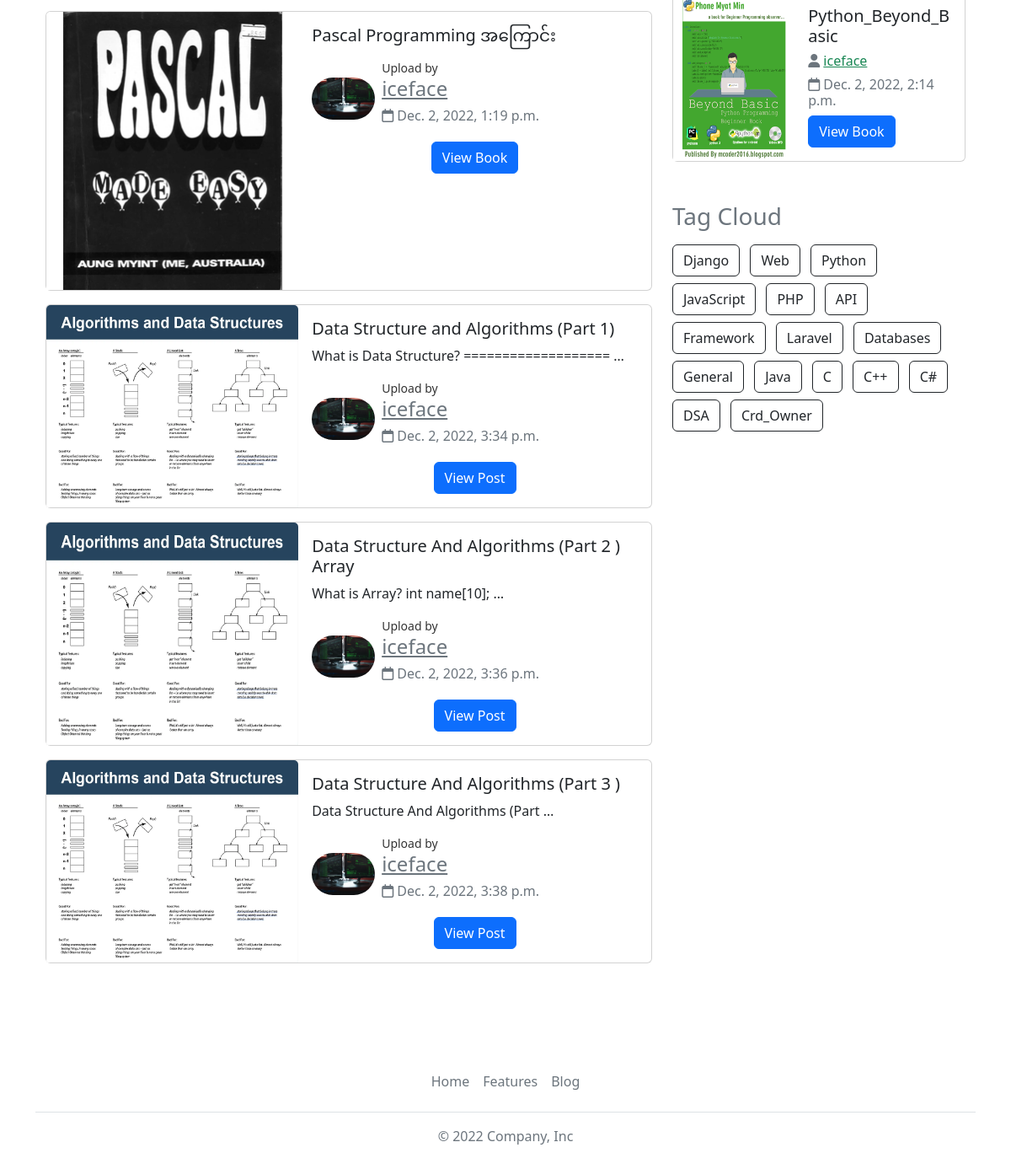
Before: /tag/General (lower part) with the older database file.
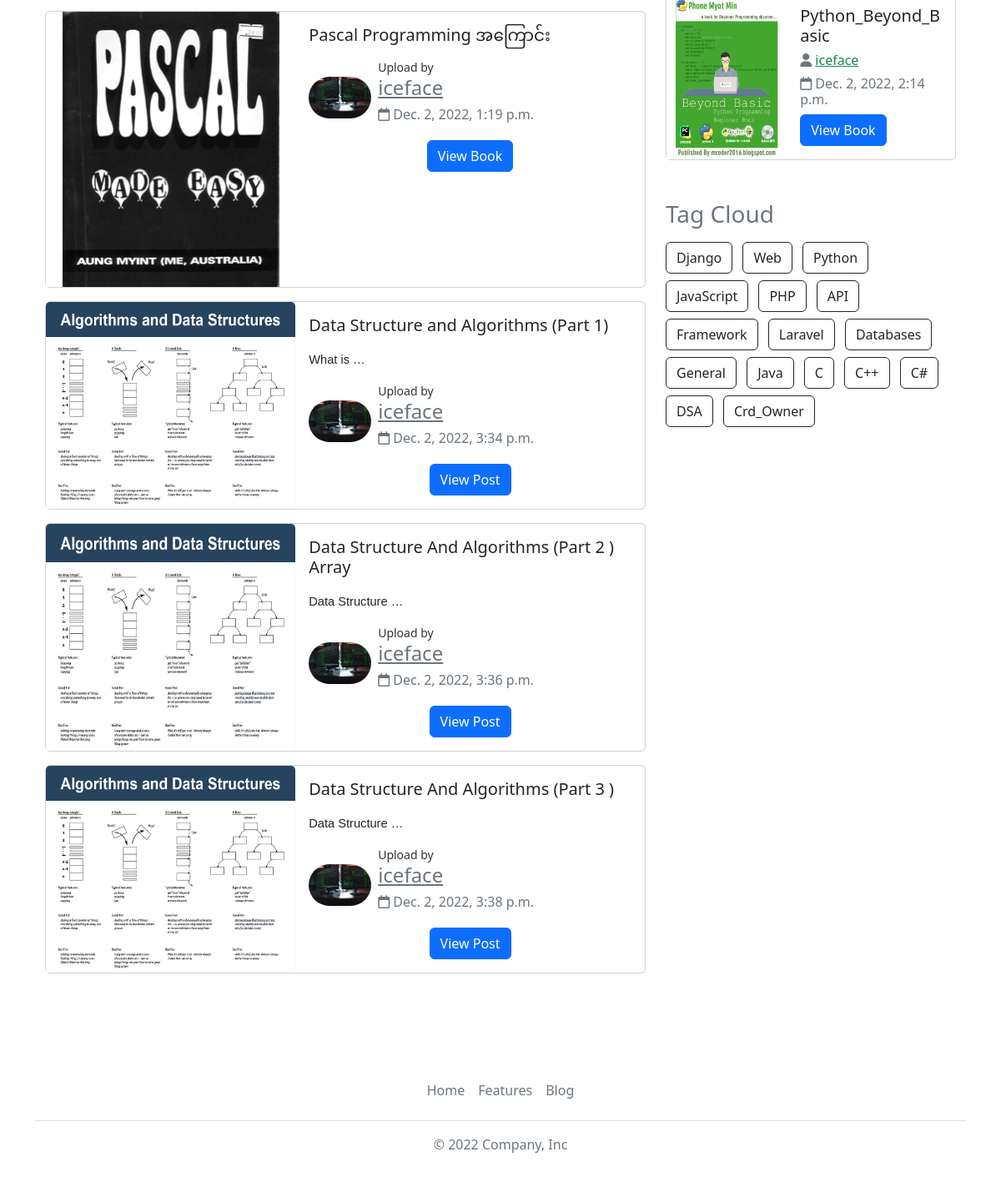
After: the same page with the newer database file.
### blog/models.py (models this page shows, shortened)
class Blog(models.Model):
	STATUS_CHOICE = (
		(0, "Draft"),
		(1, "Public"),
	)
	title = models.CharField(max_length=254)
	user = models.ForeignKey(User, on_delete=models.CASCADE)
	slug = models.SlugField()
	body = RichTextUploadingField(blank=True)
	created_date = models.DateTimeField(default=timezone.now)
	edited_date = models.DateTimeField(auto_now_add=True)
	tags = models.ManyToManyField(Tag, blank=True)
	image = models.ImageField(upload_to=None, null=True, blank=True)
	status = models.IntegerField(choices=STATUS_CHOICE, default=0)

### accounts/models.py (models this page shows, shortened)
class Profile(models.Model):
	user = models.OneToOneField(User, on_delete=models.CASCADE)
	bio = models.CharField(max_length=254, blank=True, null=True)
	picture = models.ImageField(upload_to='profile', default="img/default.png")

### book/views.py (the view)
# urls.py: path("tag/<str:name>", views.view_tags, name="view_tags"),
def view_tags(request, name):
	tag = Tag.objects.get(name=name)
	books = tag.book_set.all()
	posts = tag.blog_set.all()
	context = {
		"tag": tag,
		"books": books,
		"posts": posts,
		"get_tags": Tag.objects.all(),
		"lastbook": Book.objects.all().order_by('-created_date')[:2],
	}
	return render(request, "book/categories.html", context)

### tags/models.py (called while the page is built)
	def __str__(self):
		return self.name

### templates/book/categories.html (shortened to what this page needs)
{% extends 'base.html' %}
{% load static %}
{% block content %}
	<div class="container px-4 py-5" id="custom-cards">
		<div class="row mt-5 mb-3">
			<div class="col-12 col-lg-8">
				{% for book in books %}
				<div class="card mb-3">
				    <div class="row g-0">
				        <div class="col-sm-5">
				            <img src="{{ book.cover.url }}" class="card-img-top h-100" alt="...">
				        </div>
				        <div class="col-sm-7">
				            <div class="card-body">
				                <h5 class="card-title">{{ book.title }}</h5>
				                <div class="author d-flex align-items-center">
	                                <a href="{% url 'book:book_user_profile' book.user.id %}">
	                                    <img class="img" src="{{ book.user.profile.picture.url }}" alt="iceface" style="height: 50px; border-radius: 25px;">
	                                </a>
	                                <div class="info ps-2">
	                                    <span>Upload by</span>
	                                    <h3 class="mb-3">
	                                        <p class="h4 text-muted"><a href="{% url 'book:book_user_profile' book.user.id %}" class="link-secondary">{{ book.user }}</a></p>
	                                        <p class="h6 text-muted mt-2"><i class="fa-regular fa-calendar"></i>
	                                        	{{ book.created_date }}
	                                        </p>
	                                    </h3>
	                                </div>
	                            </div>
				                <div class="text-center">
				                	<a href="{% url 'book:book_detail' book.slug %}" class="btn btn-primary">View Book</a>
				                </div>
				            </div>
				        </div>
				    </div>
				</div>
				{% endfor %}
				{% for post in posts %}
				<div class="card mb-3">
				    <div class="row g-0">
				        <div class="col-sm-5">
				            <img src="{{ post.image.url }}" class="card-img-top h-100" alt="{{ post.title }}">
				        </div>
				        <div class="col-sm-7">
				            <div class="card-body">
				                <h5 class="card-title">{{ post.title }}</h5>
				                <p class="card-text mb-3b">{{ post.body |truncatewords:"5" |safe }}</p>
				                <div class="author d-flex align-items-center">
	                                <a href="{% url 'book:book_user_profile' post.user.id %}">
	                                    <img class="img" src="{{ post.user.profile.picture.url }}" alt="iceface" style="height: 50px; border-radius: 25px;">
	                                </a>
	                                <div class="info ps-2">
	                                    <span>Upload by</span>
	                                    <h3 class="mb-3">
	                                        <p class="h4 text-muted"><a href="{% url 'book:book_user_profile' post.user.id %}" class="link-secondary">{{ post.user }}</a></p>
	                                        <p class="h6 text-muted mt-2"><i class="fa-regular fa-calendar"></i>
	                                        	{{ post.created_date }}
	                                        </p>
	                                    </h3>
	                                </div>
	                            </div>
				                <div class="text-center">
				                	<a href="{% url 'blog:detail' post.slug %}" class="btn btn-primary">View Post</a>
				                </div>
				            </div>
				        </div>
				    </div>
				</div>
				{% endfor %}
			</div>
			{% include 'book/tags.html' %}
		</div>
	</div>
{% endblock %}

Changed rows visible on the page:
changed Blog "Data Structure and Algorithms (Part 1)": body "What is Data Structure? =================== …" → "What is …"
changed Blog "Data Structure And Algorithms (Part 2 ) Array": body "What is Array? int name[10]; …" → "Data Structure …"
changed Blog "Data Structure And Algorithms (Part 3 )": body "Data Structure And Algorithms (Part …" → "Data Structure …"
